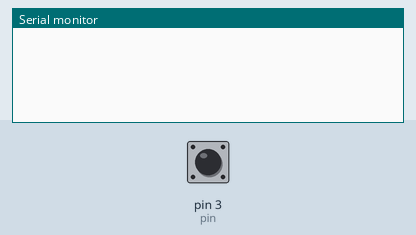
This sketch was run on a simulated Arduino Uno, built with avr-gcc and run on an emulated ATmega328P. Parts: the last lines printed to the serial monitor. The inputs (shaded band) are chosen by the test bench; at power-on: pin 3 (pin) HIGH.

Above: at 1.2 s.
1.3 s: pin 3 (pin) pulled LOW for 0.15 s
At 1.7 s:
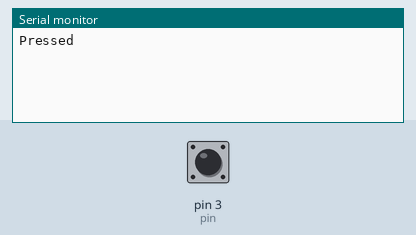
At 3.0 s:
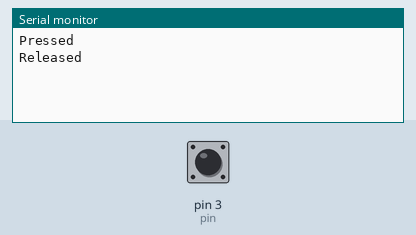

Measured:
- after the input at 1.3 s, the serial monitor: prints a new line at once (image 1)

The sketch:

send_data.ino
```cpp
int pin = 3;
int data = 0;
int last = 1;

void setup() {
  Serial.begin(9600);
  pinMode(pin, INPUT_PULLUP); // activates the internal pullup-resistor
}

void loop() {
  data = digitalRead(pin);
  if (data != last) {
    if (data == LOW) {
      Serial.println("Pressed");
    }
    else {
      Serial.println("Released");
    }
    last = data;
    delay(500);
  }
}
```
